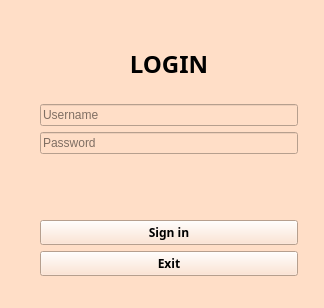
<?xml version="1.0" encoding="UTF-8"?>
<ui version="4.0">
 <class>loginWindow</class>
 <widget class="QMainWindow" name="loginWindow">
  <property name="geometry">
   <rect>
    <x>0</x>
    <y>0</y>
    <width>324</width>
    <height>308</height>
   </rect>
  </property>
  <property name="font">
   <font>
    <family>Cascadia Code</family>
    <weight>75</weight>
    <bold>true</bold>
   </font>
  </property>
  <property name="windowTitle">
   <string>Login</string>
  </property>
  <property name="styleSheet">
   <string notr="true">background-color: rgb(255, 222, 199);</string>
  </property>
  <widget class="QWidget" name="centralwidget">
   <widget class="QWidget" name="verticalLayoutWidget">
    <property name="geometry">
     <rect>
      <x>40</x>
      <y>30</y>
      <width>258</width>
      <height>246</height>
     </rect>
    </property>
    <layout class="QVBoxLayout" name="verticalLayout">
     <item>
      <widget class="QLabel" name="label">
       <property name="font">
        <font>
         <family>Cascadia Code</family>
         <pointsize>18</pointsize>
         <weight>75</weight>
         <bold>true</bold>
        </font>
       </property>
       <property name="layoutDirection">
        <enum>Qt::LeftToRight</enum>
       </property>
       <property name="text">
        <string>LOGIN</string>
       </property>
       <property name="alignment">
        <set>Qt::AlignCenter</set>
       </property>
      </widget>
     </item>
     <item>
      <widget class="QLineEdit" name="usernameLine">
       <property name="styleSheet">
        <string notr="true">Username</string>
       </property>
       <property name="text">
        <string/>
       </property>
       <property name="placeholderText">
        <string>Username</string>
       </property>
      </widget>
     </item>
     <item>
      <widget class="QLineEdit" name="passwordLine">
       <property name="autoFillBackground">
        <bool>false</bool>
       </property>
       <property name="styleSheet">
        <string notr="true">Password</string>
       </property>
       <property name="inputMask">
        <string comment="Password"/>
       </property>
       <property name="text">
        <string/>
       </property>
       <property name="echoMode">
        <enum>QLineEdit::Password</enum>
       </property>
       <property name="placeholderText">
        <string>Password</string>
       </property>
       <property name="clearButtonEnabled">
        <bool>false</bool>
       </property>
      </widget>
     </item>
     <item>
      <spacer name="verticalSpacer">
       <property name="orientation">
        <enum>Qt::Vertical</enum>
       </property>
       <property name="sizeType">
        <enum>QSizePolicy::Fixed</enum>
       </property>
       <property name="sizeHint" stdset="0">
        <size>
         <width>20</width>
         <height>60</height>
        </size>
       </property>
      </spacer>
     </item>
     <item>
      <widget class="QPushButton" name="signInButton">
       <property name="enabled">
        <bool>true</bool>
       </property>
       <property name="maximumSize">
        <size>
         <width>16777215</width>
         <height>16777215</height>
        </size>
       </property>
       <property name="font">
        <font>
         <family>Cascadia Code</family>
         <weight>75</weight>
         <bold>true</bold>
        </font>
       </property>
       <property name="text">
        <string>Sign in</string>
       </property>
       <property name="autoDefault">
        <bool>false</bool>
       </property>
      </widget>
     </item>
     <item>
      <widget class="QPushButton" name="exitButton">
       <property name="font">
        <font>
         <family>Cascadia Code</family>
         <weight>75</weight>
         <bold>true</bold>
        </font>
       </property>
       <property name="text">
        <string>Exit</string>
       </property>
      </widget>
     </item>
    </layout>
   </widget>
  </widget>
  <widget class="QStatusBar" name="statusbar"/>
 </widget>
 <resources/>
 <connections/>
</ui>
